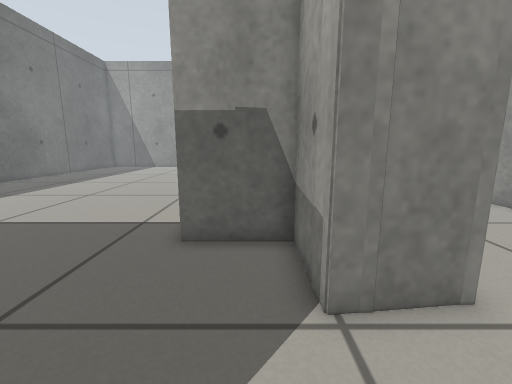
view 1 (above)

19 first-person views from a walk through a Gazebo world. The camera is 0.5 m above the floor, tilts 10° down and sees 90° across. The floor is counted in squares, 0.2 m on a side. Each view is taken from the middle of a square. On the plan, view 1 faces up. The plan holds only what a view shows up to about 17 squares ahead; the rest is blank.

view 2
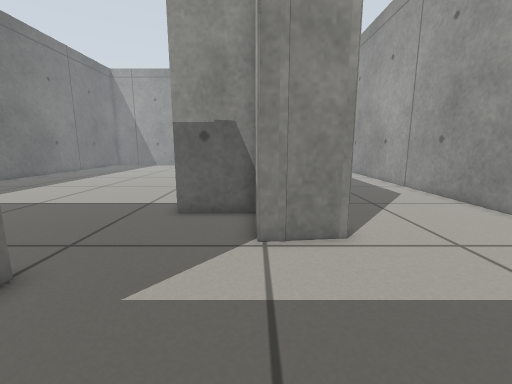

view 3
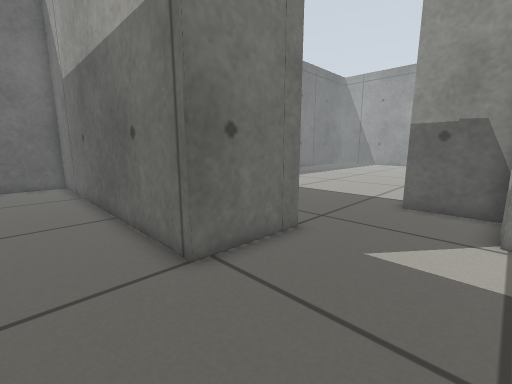

view 4
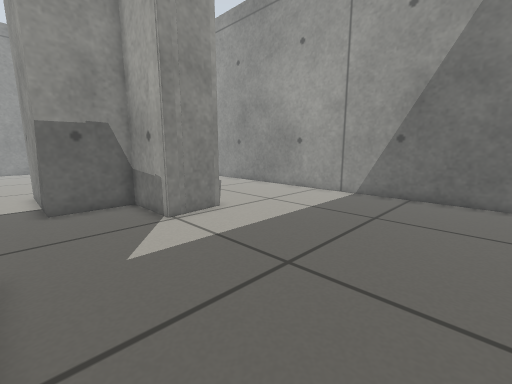

view 5
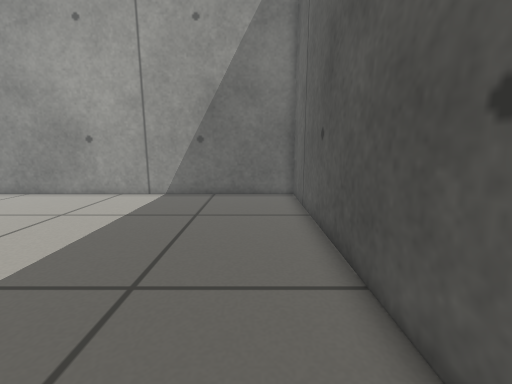

view 6
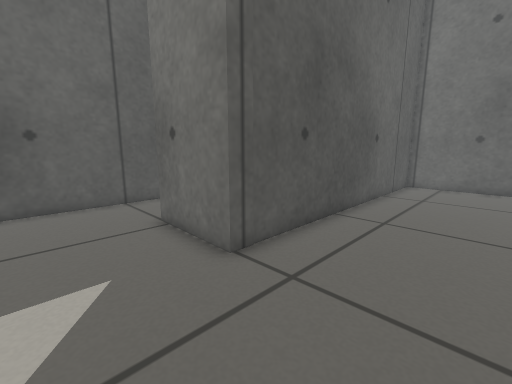

view 7
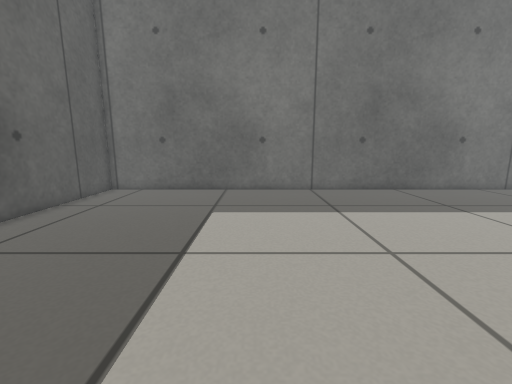

view 8
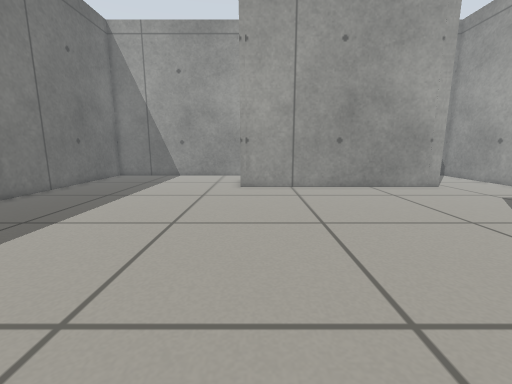

view 9
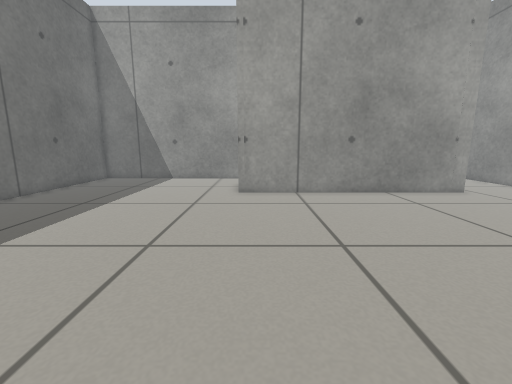

view 10
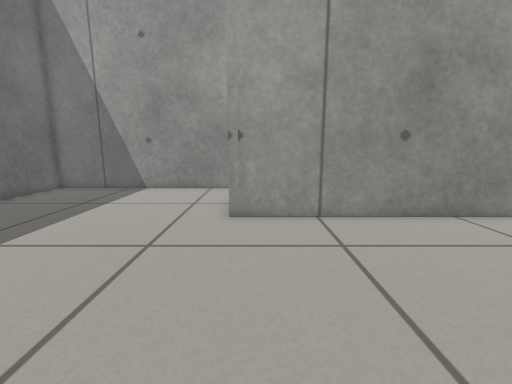

view 11
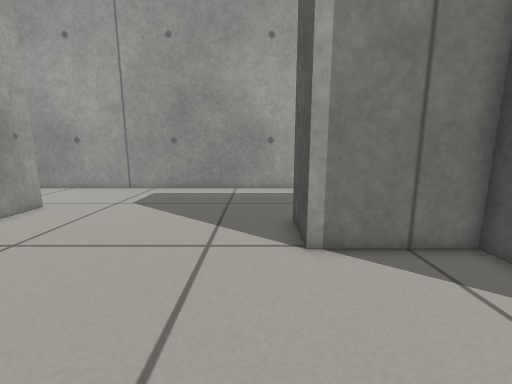

view 12
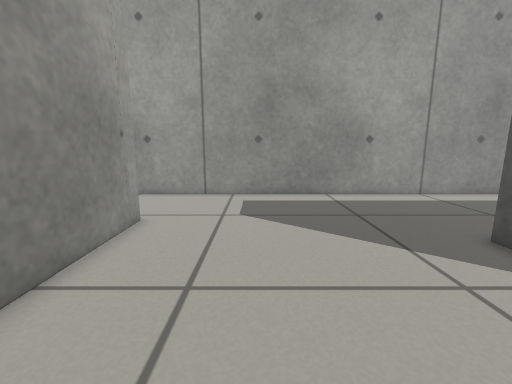

view 13
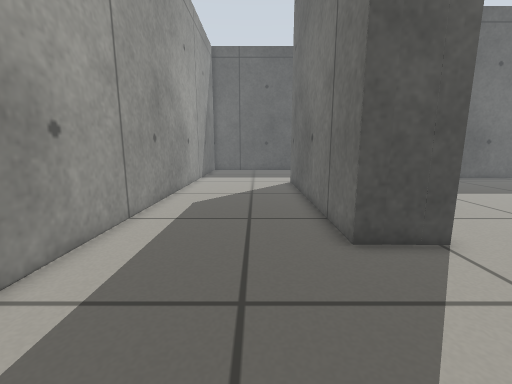

view 14
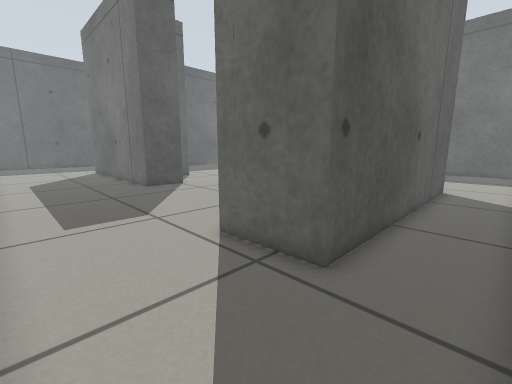

view 15
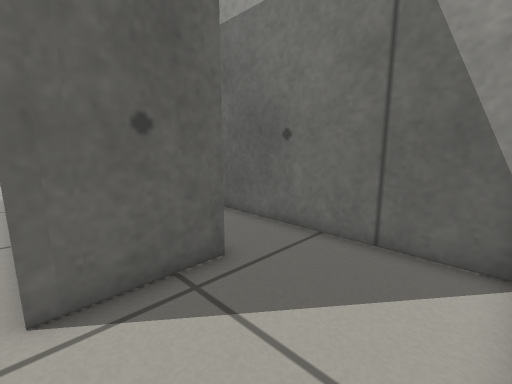

view 16
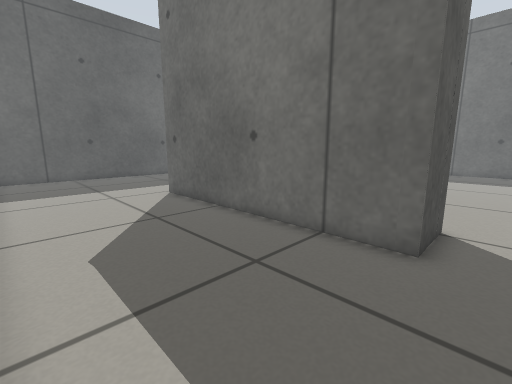

view 17
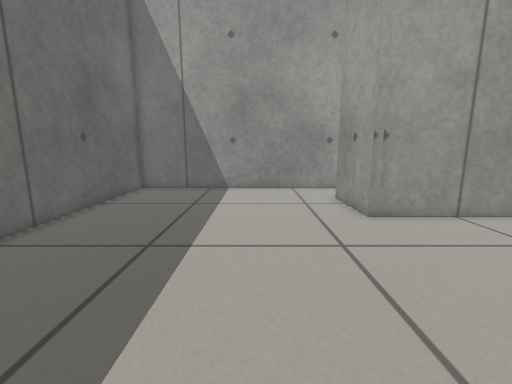

view 18
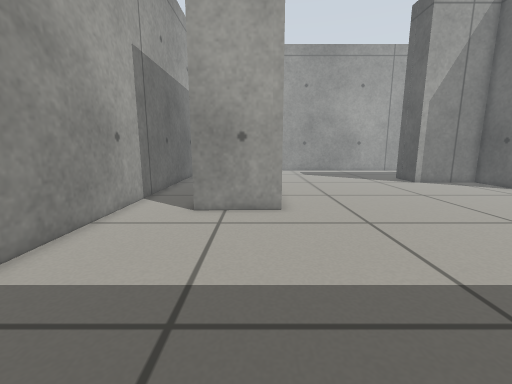

view 19
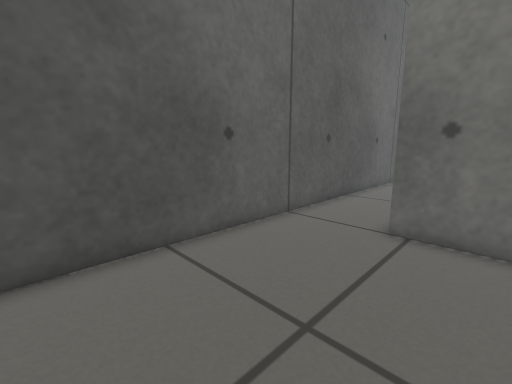

### Floor plan
Points are (right, up) in squares from view 1. A wall is a line through its corners. A room is listed if a view was taken in it or the views show most of it. See-through windows are left out.
Room 1 (views 1, 2, 3, 4, 5, 6, 7, 8, 9, 10, 11, 12, 13, 14, 15, 16, 17, 18, 19)
walls: (-1.5, 11.5) (1, 11.5) (1, 15.8) (3.5, 15.7) (3.5, 4.1); (1, 3.5) (1, 6.5) (-2, 6.5) (-2, 11.5); (1.9, 3.5) (1.1, 3.5) (1, 4.3); (3.5, 4.2) (3.5, 3.8) (1.1, 3.5); (-7, 26) (-7.1, 29.5) (5.5, 29.5) (5.5, 26) (-7, 26); (10.2, 32.5) (-18, 32.5) (-18, 1.5) (-3.6, 1.5) (-3.7, -2.3) (-18, -2.3) (-18, -5.1); (-15.1, -6) (10.5, -6) (10.5, 30.3)

Positions as (right, up) in squares from view 1, and headings:
1: (0, 0), facing up
2: (1, -3), facing up
3: (1, -5), facing up-left
4: (-3, -5), facing up-right
5: (-3, -4), facing right
6: (0, 6), facing down-left
7: (-3, 10), facing left
8: (-6, 10), facing up
9: (-6, 12), facing up
10: (-6, 17), facing up
11: (-5, 17), facing right
12: (-3, 22), facing right
13: (6, 22), facing down
14: (10, 32), facing down-left
15: (10, 26), facing up-left
16: (10, 17), facing down-left
17: (-11, 17), facing up
18: (-17, 27), facing right
19: (4, 0), facing down-left
